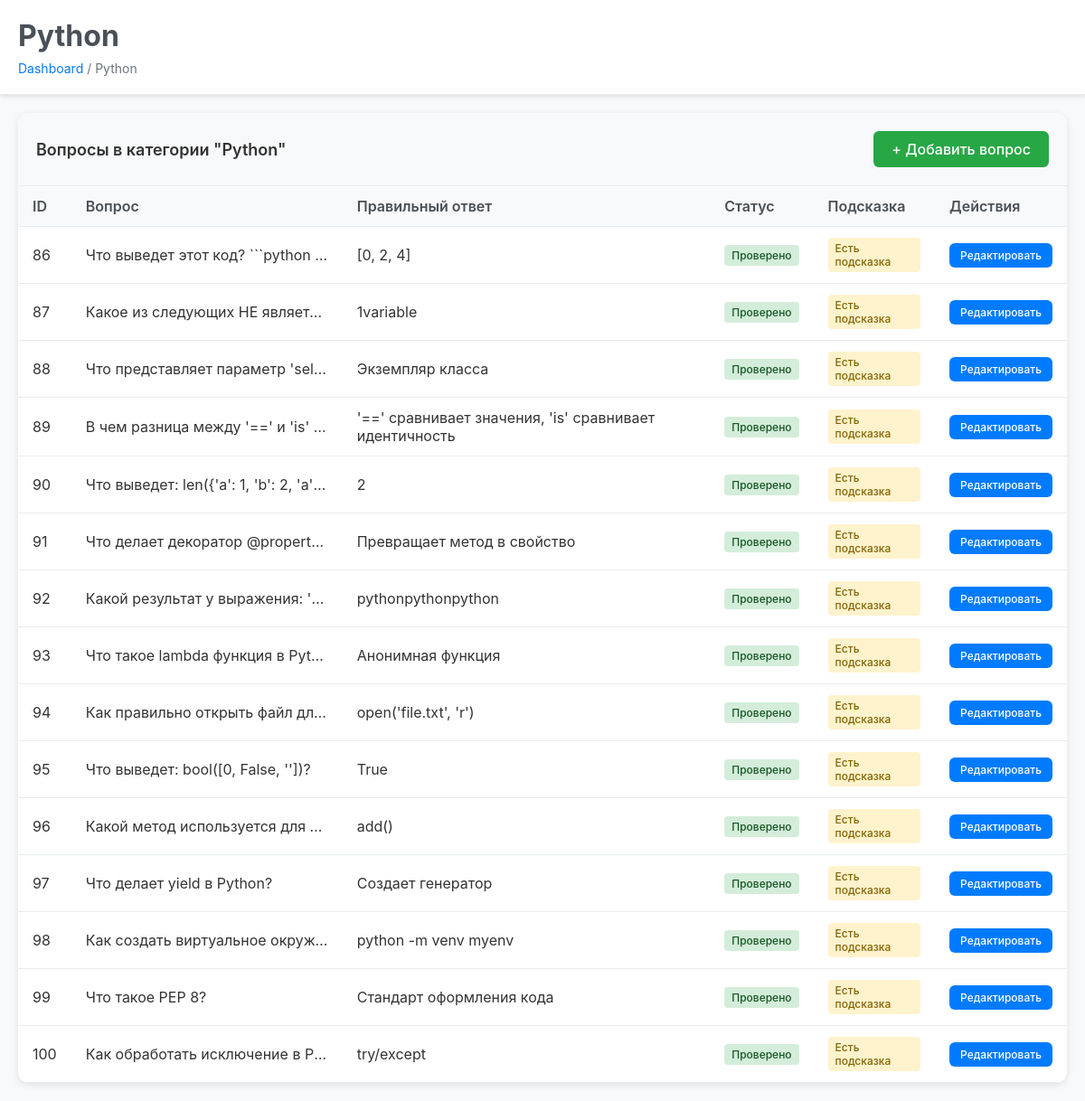
The page /admin/category/Python on the database its author committed.
### utils/database.py (models this page shows)
class Question(Base):
    __tablename__ = "questions"
    id = Column(Integer, primary_key=True, index=True)
    category = Column(String, nullable=False)  # Main category (Python, ML, etc.)
    sub_category = Column(String, nullable=True)  # Sub-category within main category
    submodule_id = Column(Integer, nullable=True)  # References submodules.id (legacy)
    question_text = Column(Text, nullable=False)
    options = Column(Text, nullable=False)  # JSON string
    correct_answer = Column(String, nullable=False)
    hint = Column(Text, nullable=True)  # Hint for the question
    image_path = Column(String, nullable=True)  # Path to question image
    verified = Column(Boolean, default=False)  # Admin verification flag
    created_at = Column(DateTime, default=datetime.utcnow)

### admin_flask_OLD.py (the view)
@app.route('/admin/category/<category>')
def admin_category(category):
    try:
        questions = db_manager.get_questions_by_category(category)
        return render_template('admin_category.html', category=category, questions=questions)
    except Exception as e:
        flash(f'Ошибка: {str(e)}')
        return redirect(url_for('admin_dashboard'))

### utils/database.py (called while the page is built)
    def get_db(self):
        db = self.SessionLocal()
        try:
            return db
        finally:
            pass  # Don't close here, let the caller handle it

    def get_questions_by_category(self, category: str) -> List[Dict]:
        db = self.get_db()
        try:
            questions = db.query(Question).filter(Question.category == category).all()
            result = []
            for q in questions:
                result.append({
                    'id': q.id,
                    'question': q.question_text,
                    'options': json.loads(q.options),
                    'correct_answer': q.correct_answer,
                    'hint': getattr(q, 'hint', None),
                    'image_path': getattr(q, 'image_path', None),
                    'verified': getattr(q, 'verified', False)
                })
            return result
        finally:
            db.close()

### templates/admin_category.html (shortened to what this page needs)
<!DOCTYPE html>
<html lang="ru">
<head>
</head>
<body>
    <div class="header">
        <h1>{{ category }}</h1>
        <div class="breadcrumb">
            <a href="{{ url_for('admin_dashboard') }}">Dashboard</a> / {{ category }}
        </div>
    </div>
    <div class="container">
        <div class="questions-table">
            <div class="table-header">
                <div class="table-title">Вопросы в категории "{{ category }}"</div>
                <a href="{{ url_for('admin_new_question', category=category) }}" class="btn btn-success">+ Добавить вопрос</a>
            </div>
            {% if questions %}
            <table>
                <thead>
                    <tr>
                        <th>ID</th>
                        <th>Вопрос</th>
                        <th>Правильный ответ</th>
                        <th>Статус</th>
                        <th>Подсказка</th>
                        <th>Действия</th>
                    </tr>
                </thead>
                <tbody>
                    {% for question in questions %}
                    <tr>
                        <td>{{ question.id }}</td>
                        <td class="question-preview">{{ question.question }}</td>
                        <td>{{ question.correct_answer }}</td>
                        <td>
                            {% if question.verified %}
                                <span class="status-badge status-verified">Проверено</span>
                            {% else %}
                                <span class="status-badge status-unverified">Не проверено</span>
                            {% endif %}
                        </td>
                        <td>
                            {% if question.hint %}
                                <span class="status-badge status-has-hint">Есть подсказка</span>
                            {% else %}
                                <span class="status-badge status-no-hint">Нет подсказки</span>
                            {% endif %}
                        </td>
                        <td>
                            <div class="actions">
                                <a href="{{ url_for('admin_question', question_id=question.id) }}" class="btn btn-small">Редактировать</a>
                            </div>
                        </td>
                    </tr>
                    {% endfor %}
                </tbody>
            </table>
            {% else %}
            <div style="padding: 40px; text-align: center; color: #6c757d;">
                <p>В этой категории пока нет вопросов.</p>
                <a href="{{ url_for('admin_new_question', category=category) }}" class="btn btn-success" style="margin-top: 20px;">Добавить первый вопрос</a>
            </div>
            {% endif %}
        </div>
    </div>
</body>
</html>

### templates/admin_category.html (style rules this page uses)
* { margin: 0; padding: 0; box-sizing: border-box; }
body { font-family: -apple-system, BlinkMacSystemFont, 'Segoe UI', Roboto, sans-serif; background: #f8f9fa; color: #333; }
.header { background: white; padding: 20px; border-bottom: 1px solid #e9ecef; box-shadow: 0 2px 4px rgba(0,0,0,0.1); }
.header h1 { color: #495057; margin-bottom: 8px; }
.breadcrumb { color: #6c757d; font-size: 14px; }
.breadcrumb a { color: #007bff; text-decoration: none; }
.container { max-width: 1200px; margin: 0 auto; padding: 20px; }
.questions-table { background: white; border-radius: 12px; box-shadow: 0 2px 8px rgba(0,0,0,0.1); overflow: hidden; }
.table-header { background: #f8f9fa; padding: 20px; border-bottom: 1px solid #e9ecef; display: flex; justify-content: space-between; align-items: center; }
.table-title { font-size: 18px; font-weight: 600; }
.btn { display: inline-block; padding: 10px 20px; background: #007bff; color: white; text-decoration: none; border-radius: 6px; font-weight: 500; transition: background-color 0.2s ease; }
.btn-success { background: #28a745; }
.btn-small { padding: 6px 12px; font-size: 12px; }
table { width: 100%; border-collapse: collapse; }
th, td { padding: 12px 16px; text-align: left; border-bottom: 1px solid #e9ecef; }
th { background: #f8f9fa; font-weight: 600; color: #495057; }
.question-preview { max-width: 300px; overflow: hidden; text-overflow: ellipsis; white-space: nowrap; }
.status-badge { display: inline-block; padding: 4px 8px; border-radius: 4px; font-size: 12px; font-weight: 500; }
.status-verified { background: #d4edda; color: #155724; }
.status-has-hint { background: #fff3cd; color: #856404; }
.actions { display: flex; gap: 8px; }

### rows shown on the page
Question: id "86", question "Что выведет этот код? ```python…", correct_answer "[0, 2, 4]", shows "Есть подсказка"
Question: id "87", question "Какое из следующих НЕ являет…", correct_answer "1variable", shows "Есть подсказка"
Question: id "88", question "Что представляет параметр 'sel…", correct_answer "Экземпляр класса", shows "Есть подсказка"
Question: id "89", question "В чем разница между '==' и 'is'…", correct_answer "'==' сравнивает значения, 'is' сравнивает идентичность", shows "Есть подсказка"
Question: id "90", question "Что выведет: len({'a': 1, 'b': 2, 'a'…", correct_answer "2", shows "Есть подсказка"
Question: id "91", question "Что делает декоратор @propert…", correct_answer "Превращает метод в свойство", shows "Есть подсказка"
Question: id "92", question "Какой результат у выражения: '…", correct_answer "pythonpythonpython", shows "Есть подсказка"
Question: id "93", question "Что такое lambda функция в Pyt…", correct_answer "Анонимная функция", shows "Есть подсказка"
Question: id "94", question "Как правильно открыть файл дл…", correct_answer "open('file.txt', 'r')", shows "Есть подсказка"
Question: id "95", question "Что выведет: bool([0, False, ''])?", correct_answer "True", shows "Есть подсказка"
Question: id "96", question "Какой метод используется для…", correct_answer "add()", shows "Есть подсказка"
Question: id "97", question "Что делает yield в Python?", correct_answer "Создает генератор", shows "Есть подсказка"
Question: id "98", question "Как создать виртуальное окруж…", correct_answer "python -m venv myenv", shows "Есть подсказка"
Question: id "99", question "Что такое PEP 8?", correct_answer "Стандарт оформления кода", shows "Есть подсказка"
Question: id "100", question "Как обработать исключение в P…", correct_answer "try/except", shows "Есть подсказка"

### other values the page prints
{{ category }} "Python"
